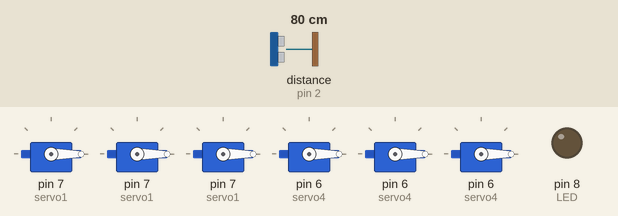
Recording of a sketch running on a simulated Arduino Uno, built with avr-gcc and run on an emulated ATmega328P. Parts: 6 × servo, output pins drawn as LEDs (lit = HIGH). Wiring (inferred from the names in the program): ultrasonic range finder: trigger pin 3; echo pin 2. The inputs (shaded band) are chosen by the test bench; at power-on: distance to the obstacle (sensor on pin 2) 80 cm. The echo pulse lasts 58.3 µs per cm; pins used as bus, display or sensor lines are not drawn.

Above: at 3.8 s.
3.9 s: distance to the obstacle (sensor on pin 2) set to 34 cm
7.8 s: distance to the obstacle (sensor on pin 2) set to 29 cm
At 12.0 s:
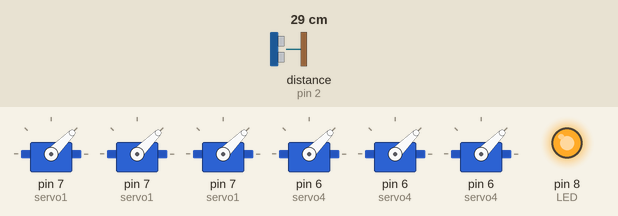
12.5 s: distance to the obstacle (sensor on pin 2) set to 35 cm
At 15.4 s:
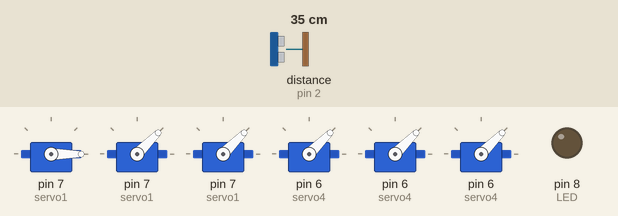
18.5 s: distance to the obstacle (sensor on pin 2) set to 2 cm
At 21.4 s:
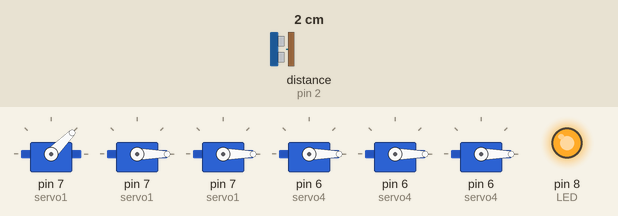
25.0 s: distance to the obstacle (sensor on pin 2) set to 60 cm
At 27.9 s:
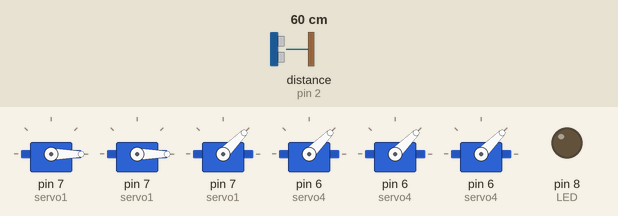
Timing chart, 0 to 31.0 s (numbered marks = the images above; inputs shaded):
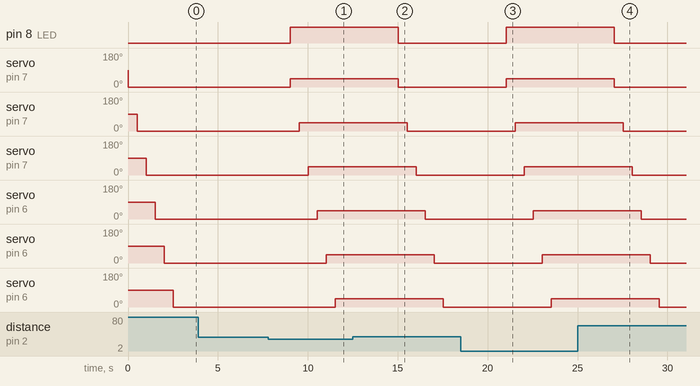

The sketch:

Bluetooth_Module_Ultrasonic_Sensor.ino
```cpp
// include Servo Library
#include <SoftwareSerial.h> // include the library for bluetooth module
#include <Servo.h> // include the library for servo motors

SoftwareSerial Myserial(0,1); //Tx=0, Rx=1 // declare pins for bluetooth module
//Define the servos
Servo servo1;
Servo servo2;
Servo servo3;
Servo servo4;
Servo servo5;
Servo servo6;

// define ultrasonic pins on the arduino board
int trigger=3;
int echo=2;

// define duration and distance variables

long duration;
long distance;


int LED=8;

void setup() {
Myserial.begin(9600);
pinMode(trigger,OUTPUT);
pinMode(echo, INPUT);
pinMode(LED, OUTPUT);
servo1.attach(7);
servo2.attach(7);
servo3.attach(7);
servo4.attach(6);
servo5.attach(6);
servo6.attach(6);
}

void loop (){

// in this loop the LED and servos will be enabled based on the signal recieved from the ultrasonic sensor. If the ultrasonic sensor senses a standing object for 3 secs, it will send a signal to the servos to move from the intial point in an angle of 45 and the signal will be saved in the bluetooth to be sent to turn on the screen (in this case it is the LED)
digitalWrite(trigger, HIGH);
delayMicroseconds(10);
digitalWrite(trigger, LOW);
delayMicroseconds(10);

duration=pulseIn(echo,1);
distance=(duration*0.034)/2;

  if(distance<=30){
    Myserial.available();

    digitalWrite(LED,1);//in this case LED is the screen

    int pos =45;

          servo1.write(pos);              // tell servo to go to position in variable 'pos'
          delay(500);

          servo2.write(pos);
          delay(500);

          servo3.write(pos);
          delay(500);

          servo4.write(pos);
          delay(500);
          servo5.write(pos);
          delay(500);
          servo6.write(pos);
          delay(500);


   }


  if(distance >30){  //if there is no standing object sesnsed by the ultrasonic the servos will return to the intial position and the screen will remain off

    digitalWrite(LED, LOW);
    Myserial.available();
    int pos0=0;

          servo1.write(pos0);              // tell servo to go to position in variable 'pos0'
          delay(500);

          servo2.write(pos0);
          delay(500);

          servo3.write(pos0);
          delay(500);

          servo4.write(pos0);
          delay(500);

          servo5.write(pos0);
          delay(500);

          servo6.write(pos0);
          delay(500);

    }


  }
```

Measured:
- the behaviour switches between 32 and 31 cm on distance to the obstacle (sensor on pin 2) (found by bisection; images 0 and 1)
- after the input at 3.9 s, every drawn part: stays the same
- after the input at 7.8 s, pin 8 (LED): LOW → HIGH after 1.2 s; servo on pin 7 (servo1): 0° → 45° after 1.2 s; servo on pin 7 (servo1): 0° → 45° after 1.7 s; servo on pin 7 (servo1): 0° → 45° after 2.2 s; servo on pin 6 (servo4): 0° → 45° after 2.7 s
- after the input at 12.5 s, pin 8 (LED): HIGH → LOW after 2.5 s; servo on pin 7 (servo1): 45° → 0° after 2.5 s; servo on pin 7 (servo1): 45° → 0° after 3.0 s; servo on pin 7 (servo1): 45° → 0° after 3.5 s; servo on pin 6 (servo4): 45° → 0° after 4.0 s
- after the input at 18.5 s, pin 8 (LED): LOW → HIGH after 2.5 s; servo on pin 7 (servo1): 0° → 45° after 2.5 s; servo on pin 7 (servo1): 0° → 45° after 3.0 s; servo on pin 7 (servo1): 0° → 45° after 3.5 s; servo on pin 6 (servo4): 0° → 45° after 4.0 s
- after the input at 25.0 s, pin 8 (LED): HIGH → LOW after 2.0 s; servo on pin 7 (servo1): 45° → 0° after 2.0 s; servo on pin 7 (servo1): 45° → 0° after 2.5 s; servo on pin 7 (servo1): 45° → 0° after 3.0 s; servo on pin 6 (servo4): 45° → 0° after 3.5 s
